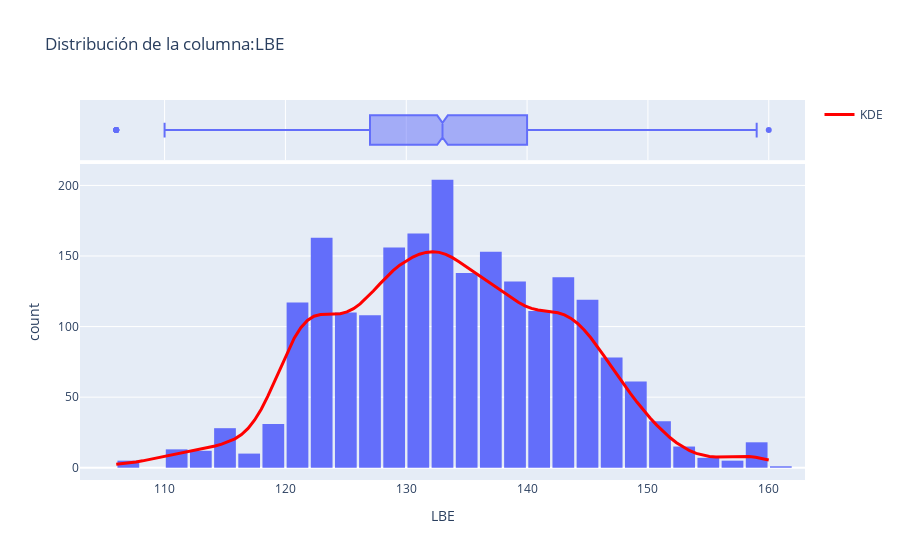

Here is the notebook cell this chart was saved with:
### Markdown cell above
### 3.1 Histogramas

### Code cell
visualization.plot_interactive_histogram(datos_imputados, column='LBE')

### Figure 1 — Plotly figure (JSON) as saved in the notebook; plotly's stock layout.template omitted (floating-point values rounded to 4 significant figures; data arrays with more than 128 entries replaced by an {"elided": "..."} marker saying what was removed)
{"data": [{"bingroup": "x", "hovertemplate": "LBE=%{x}<br>count=%{y}<extra></extra>", "legendgroup": "", "marker": {"color": "#636efa", "pattern": {"shape": ""}}, "name": "", "nbinsx": 30, "orientation": "v", "showlegend": false, "type": "histogram", "x": {"elided": "2129 float values"}, "xaxis": "x", "yaxis": "y"}, {"customdata": {"elided": "2129x39 mixed values"}, "hovertemplate": "LBE=%{x}<br>FileName=%{customdata[0]}<br>Date=%{customdata[1]}<br>SegFile=%{customdata[2]}<br>b=%{customdata[3]}<br>e=%{customdata[4]}<br>LB=%{customdata[5]}<br>AC=%{customdata[6]}<br>FM=%{customdata[7]}<br>UC=%{customdata[8]}<br>ASTV=%{customdata[9]}<br>MSTV=%{customdata[10]}<br>ALTV=%{customdata[11]}<br>MLTV=%{customdata[12]}<br>DL=%{customdata[13]}<br>DS=%{customdata[14]}<br>DP=%{customdata[15]}<br>DR=%{customdata[16]}<br>Width=%{customdata[17]}<br>Min=%{customdata[18]}<br>Max=%{customdata[19]}<br>Nmax=%{customdata[20]}<br>Nzeros=%{customdata[21]}<br>Mode=%{customdata[22]}<br>Mean=%{customdata[23]}<br>Median=%{customdata[24]}<br>Variance=%{customdata[25]}<br>Tendency=%{customdata[26]}<br>A=%{customdata[27]}<br>B=%{customdata[28]}<br>C=%{customdata[29]}<br>D=%{customdata[30]}<br>E=%{customdata[31]}<br>AD=%{customdata[32]}<br>DE=%{customdata[33]}<br>LD=%{customdata[34]}<br>FS=%{customdata[35]}<br>SUSP=%{customdata[36]}<br>CLASS=%{customdata[37]}<br>NSP=%{customdata[38]}<extra></extra>", "legendgroup": "", "marker": {"color": "#636efa"}, "name": "", "notched": true, "showlegend": false, "type": "box", "x": {"elided": "2129 float values"}, "xaxis": "x2", "yaxis": "y2"}, {"line": {"color": "red", "width": 3}, "mode": "lines", "name": "KDE", "type": "scatter", "x": [106.0, 106.5, 107.1, 107.6, 108.2, 108.7, 109.3, 109.8, 110.4, 110.9, 111.5, 112.0, 112.5, 113.1, 113.6, 114.2, 114.7, 115.3, 115.8, 116.4, 116.9, 117.5, 118.0, 118.5, 119.1, 119.6, 120.2, 120.7, 121.3, 121.8, 122.4, 122.9, 123.5, 124.0, 124.5, 125.1, 125.6, 126.2, 126.7, 127.3, 127.8, 128.4, 128.9, 129.5, 130.0, 130.5, 131.1, 131.6, 132.2, 132.7, 133.3, 133.8, 134.4, 134.9, 135.5, 136.0, 136.5, 137.1, 137.6, 138.2, 138.7, 139.3, 139.8, 140.4, 140.9, 141.5, 142.0, 142.5, 143.1, 143.6, 144.2, 144.7, 145.3, 145.8, 146.4, 146.9, 147.5, 148.0, 148.5, 149.1, 149.6, 150.2, 150.7, 151.3, 151.8, 152.4, 152.9, 153.5, 154.0, 154.5, 155.1, 155.6, 156.2, 156.7, 157.3, 157.8, 158.4, 158.9, 159.5, 160.0], "y": [2.484, 2.906, 3.417, 4.061, 4.859, 5.791, 6.803, 7.821, 8.784, 9.666, 10.49, 11.3, 12.17, 13.12, 14.19, 15.37, 16.7, 18.32, 20.49, 23.54, 27.87, 33.8, 41.45, 50.7, 61.11, 72.0, 82.5, 91.79, 99.18, 104.3, 107.3, 108.6, 108.8, 108.8, 109.1, 110.4, 112.7, 116.1, 120.4, 125.2, 130.3, 135.2, 139.6, 143.5, 146.7, 149.3, 151.3, 152.5, 153.0, 152.6, 151.1, 148.9, 146.0, 142.8, 139.6, 136.5, 133.5, 130.4, 127.1, 123.6, 120.3, 117.2, 114.7, 112.9, 111.8, 111.1, 110.6, 109.8, 108.3, 105.8, 102.2, 97.59, 92.07, 85.89, 79.3, 72.52, 65.74, 59.08, 52.65, 46.5, 40.68, 35.22, 30.16, 25.54, 21.38, 17.72, 14.61, 12.07, 10.13, 8.77, 7.96, 7.618, 7.622, 7.817, 8.03, 8.096, 7.892, 7.362, 6.527, 5.475]}], "layout": {"bargap": 0.1, "barmode": "relative", "legend": {"tracegroupgap": 0}, "title": {"text": "Distribución de la columna:LBE"}, "xaxis": {"anchor": "y", "domain": [0, 1], "title": {"text": "LBE"}}, "xaxis2": {"anchor": "y2", "domain": [0, 1], "matches": "x", "showgrid": true, "showticklabels": false}, "yaxis": {"anchor": "x", "domain": [0, 0.8316], "title": {"text": "count"}}, "yaxis2": {"anchor": "x2", "domain": [0.8416, 1], "matches": "y2", "showgrid": false, "showline": false, "showticklabels": false, "ticks": ""}}}
